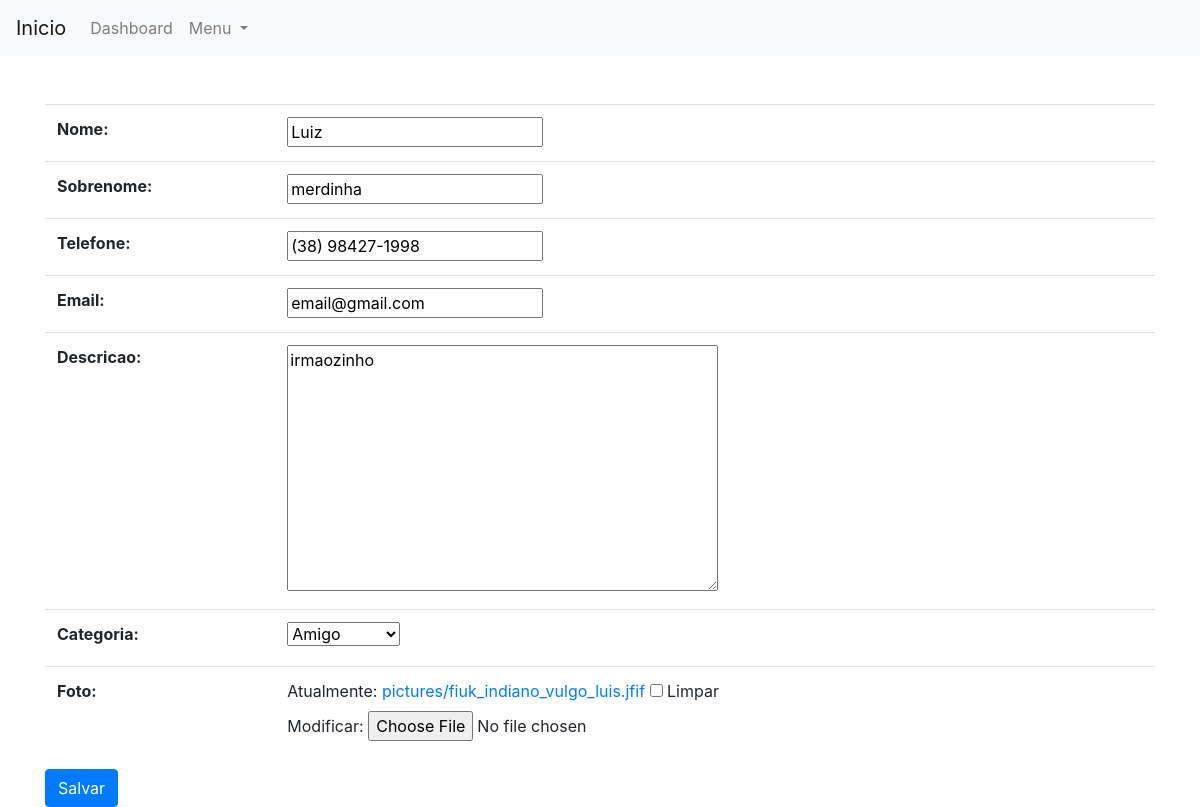
Page /editar_contato/32 (signed in) on the committed database.
### contatos/models.py (models this page shows, shortened)
class Contato(models.Model):
    nome = models.CharField(max_length=255)
    sobrenome = models.CharField(max_length=255, blank=True)
    telefone = models.CharField(max_length=255)
    email =  models.CharField(max_length=255, blank=True)
    data_criacao = models.DateTimeField(default=timezone.now)
    descricao = models.TextField(blank=True)
    categoria = models.ForeignKey(Categoria, on_delete=models.DO_NOTHING)
    mostrar = models.BooleanField(default=True)
    foto = models.ImageField(blank=True, upload_to='pictures')

class Categoria(models.Model):
    nome = models.CharField(max_length=255)
    def __str__(self):
        return self.nome

### contatos/views.py (the view)
# urls.py: path('editar_contato/<int:contato_id>', views.editar_contato, name='editar_contato'),
@login_required(redirect_field_name='login')
def editar_contato(request, contato_id):
    contato = get_object_or_404(Contato, id=contato_id)
    form = ContatoForm(instance=contato)
    if request.method == 'POST':
        form = ContatoForm(request.POST, request.FILES, instance=contato)
        if form.is_valid():
            contato.save()
            messages.success(request, "Contato alterado com sucesso!")
            return redirect('dashboard')
        else:
            messages.error(request, 'Erro ao editar contato, tente novamente.')
            return render(request, 'contatos/editar_contato.html', {'form': form, 'contato' : contato})
    else:
        return render(request, 'contatos/editar_contato.html', {'form': form, 'contato' : contato})

### contatos/forms.py
class ContatoForm(forms.ModelForm):
    class Meta:
        model = Contato
        fields = ('nome', 'sobrenome', 'telefone', 'email', 'descricao', 'categoria', 'foto')

### templates/contatos/editar_contato.html (shortened to what this page needs)
{%extends 'base.html'%}
{%block 'content'%}
<form method="POST" enctype="multipart/form-data" action="{%url 'editar_contato' contato.id %}">
    <table class="table">
      {{form}}
    </table>
    <button type="submit" class="btn btn-primary">Salvar</button>
</form>
{%endblock 'content'%}

### rows in the picture
Contato: nome "Luiz", sobrenome "merdinha", telefone "(38) 98427-1998", email "email@gmail.com", descricao "irmaozinho", categoria "Amigo"
